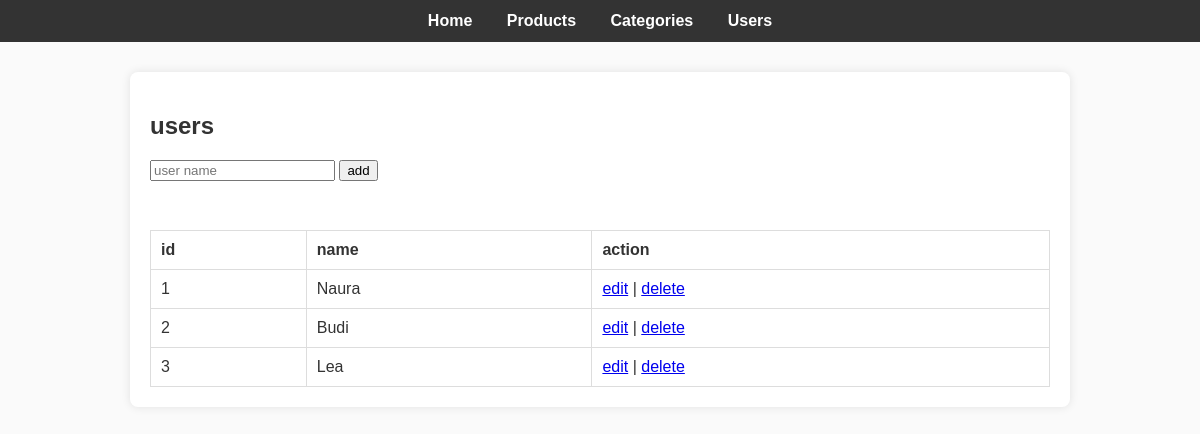
Before: /catalog_app/view/users.php with the older database file.
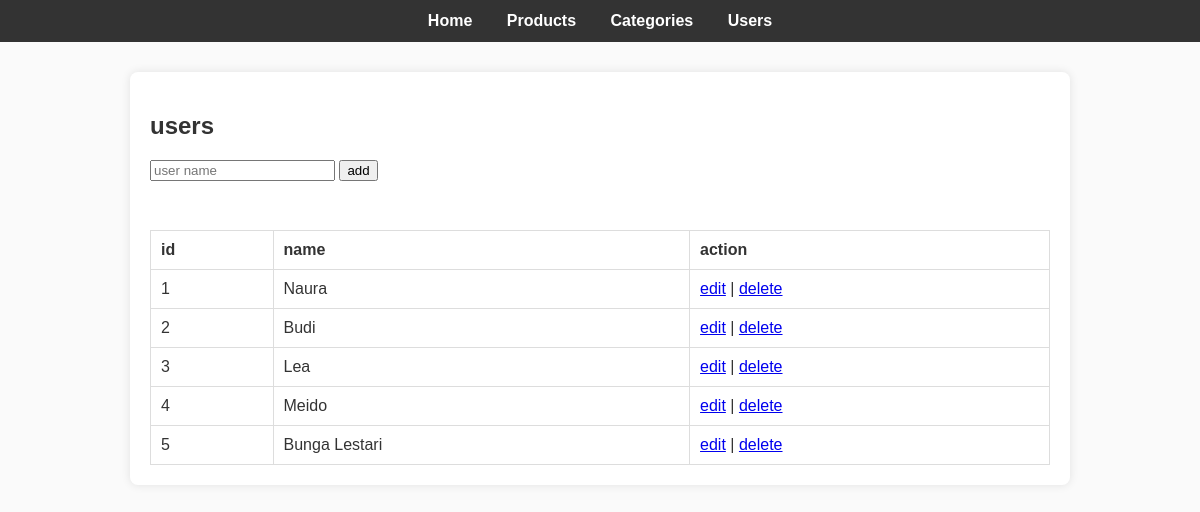
After: the same page with the newer database file.
### tables this page shows
CREATE TABLE `user` (
  `id` int(11) NOT NULL,
  `name` varchar(50) NOT NULL,
  `password` varchar(255) NOT NULL
);

### catalog_app/class/User.php (called while the page is built, shortened)
<?php
require_once __DIR__ . "/../config/db.php";
class User {
    private $conn;
    public function __construct() {
        $database = new Database();
        $this->conn = $database->conn;
    }
    public function getAll() {
        $query = $this->conn->prepare("SELECT * FROM user");
        $query->execute();
        return $query->get_result();
    }
}

### catalog_app/config/db.php (called while the page is built, shortened)
<?php
class Database {
    private $host = "localhost";
    private $user = "root";
    private $pass = "";
    private $dbname = "catalog_db";
    public function __construct() {
        try {
            $this->conn = new mysqli($this->host, $this->user, $this->pass, $this->dbname);
        } catch (Exception $e) {
            die("koneksi gagal: " . $e->getMessage());
        }
    }
}

### catalog_app/view/users.php (the view, shortened to what this page needs)
<?php
require_once "../class/User.php";
$user = new User();
$editData = null;
$users = $user->getAll();
?>
<?php include "header.php"; ?>
<h2>users</h2>
<form method="POST">
    <input type="text" name="name" placeholder="user name" required
           value="<?= $editData ? $editData['name'] : ''; ?>">
    <button type="submit" name="<?= $editData ? 'update' : 'add'; ?>">
        <?= $editData ? 'update' : 'add'; ?>
    </button>
</form>
<br>
<table border="1" cellpadding="8">
    <tr>
        <th>id</th>
        <th>name</th>
        <th>action</th>
    </tr>
    <?php while ($row = $users->fetch_assoc()) { ?>
        <tr>
            <td><?= $row['id']; ?></td>
            <td><?= $row['name']; ?></td>
            <td>
                <a href="?edit=<?= $row['id']; ?>">edit</a> |
                <a href="?delete=<?= $row['id']; ?>" onclick="return confirm('yakin hapus user ini?')">delete</a>
            </td>
        </tr>
    <?php } ?>
</table>

### catalog_app/view/header.php
<?php
$base_path = dirname($_SERVER['SCRIPT_NAME']);
$base_path = str_replace('/view', '', $base_path);
?>
<link rel="stylesheet" href="<?= $base_path ?>/style.css">
<nav>
    <a href="<?= $base_path ?>/index.php">Home</a>
    <a href="<?= $base_path ?>/view/products.php">Products</a>
    <a href="<?= $base_path ?>/view/categories.php">Categories</a>
    <a href="<?= $base_path ?>/view/users.php">Users</a>
</nav>
<div class="container">

### catalog_app/style.css (style rules this page uses)
nav { background: #333; padding: 12px; text-align: center; }
nav a { color: white; margin: 0 15px; text-decoration: none; font-weight: bold; }
.container { max-width: 900px; margin: 30px auto; background: white; padding: 20px; border-radius: 8px; box-shadow: 0 0px 10px rgba(0,0,0,0.1); }
table { width: 100%; border-collapse: collapse; margin-top: 15px; }
table, th, td { border: 1px solid #ddd; }
th, td { padding: 10px; text-align: left; }

Changed rows visible on the page:
added user: id "4", name "Meido"
added user: id "5", name "Bunga Lestari"
